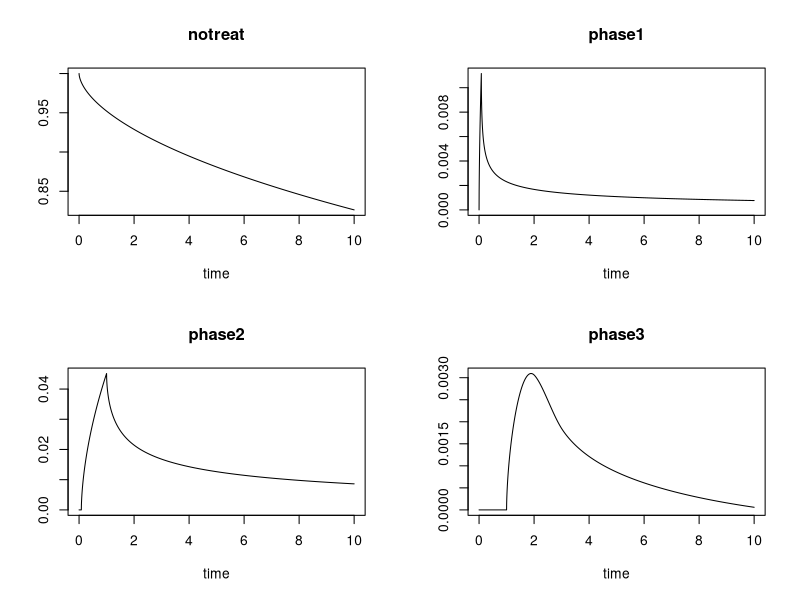
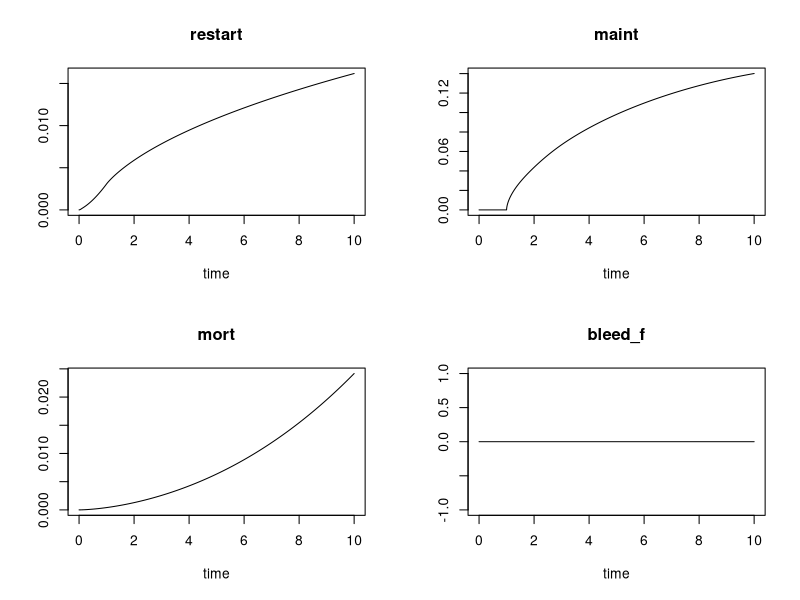

The R script that drew these images, in order:
## ---- chunk 1
knitr::opts_chunk$set(echo = TRUE)
## ---- chunk 2
library(deSolve)

###################################
# Main model parameters

risk2rate <- function(risk, range) -(log(1-risk)/range)

params = list(

    # Indication Paramters (Weibull) source: VUMC data -- file is ./reference/WCS_KM_Distribution_Generation.pdf
    Shape = 0.59,
    Scale = 60475.53,
  
    # The Stent Thrombosis Risks are drawn from a piecewise exponential with the following
    # durations and rates. These are for clopidogrel
    ST.rate.30    = risk2rate(0.0150, 30/365),  # (0.010-0.020)
    ST.rate.365   = risk2rate(0.0060, 1),  # (0.003-0.009) -- ? http://circ.ahajournals.org/content/114/20/2154
    ST.rate.gt365 = risk2rate(0.0022, 5),  # (0.001-0.003)
    ST.pr.fatal   = 0.20,  # (15-30)
    ST.pr.CABG    = 0.10,  
  
    # Myocardial Infarction: Event Rates and Relative Risks
    MI.rate    = risk2rate(0.035,5), # 0.035, #(0.013-0.097)
    MI.pr.CABG = 0.08, # (4-12)
    MI.pr.PCI  = 0.55, # (45-65)

    # Revascularization
    RV.rate.365   = risk2rate(0.10, 1),     # (0.05-0.15)
    RV.rate.gt365 = risk2rate(0.03, 5),
    RV.pr.CABG    = 0.25, # (15-35)

    # Simplified bleed risk, and fatal risk -- One drug only
    Bleed.rate      = risk2rate(0.02+0.0230+0.0015, 1), # See model-simplification, Clopidogrel wildtype
    BleedFatal.rate = risk2rate(0.0015, 1), # (0.001-0.003), Clopidogrel wildtype

    #? vRiskCABGTIMImajor = 0.022, # (0.013-0.031) 


    
    # Genomic RR adjustments -- NOT USED HERE
    # vRR.MI.LOF = 1.48, #(1.05-2.07) High Discrimination Scenario = 1.45 (1.09-1.92)
    # vRR.Mort.LOF = 1.28, #(0.95-1.73) #Not sure how to use this one
    # vRR.Bleed.LOF = 0.84, # (0.75-1.00)
  
    disc_rate = 0.03
)
## ---- chunk 3

# This take a percent rate over a timeframe and returns the
# instantaneous exponential rate
inst_rate <- function(percent, timeframe)
{
  - log(1-percent) / timeframe
}

# Estimated Vanderbilt Secular Death first 10 years See:Secular.html
drate_alpha <- 0.0940359
drate_beta  <- 0.01272623
drate <- function(t) inst_rate(drate_beta*exp(drate_alpha*t), 1)
#drate <- function(t) rep(0, length(t))

# Compute rate exposure for delay differential usage
#F_drate <- Vectorize(function(t, years) {
#  integrate(drate, lower=max(t-years, 0), upper=min(t, 100))$value
#})
F_drate <- function(t, years) drate_beta* (exp(drate_alpha*t) - exp(drate_alpha*pmax((t-years),0))) / drate_alpha
## ---- chunk 4
pci.rates <- function(params)
{
  with(params,
  {
    # MI Rate of PCI
    rate <- rep(MI.rate * MI.pr.PCI, 3)
    
    # RV
    rate <- rate + (1-RV.pr.CABG) * c(RV.rate.365, RV.rate.365, RV.rate.gt365)
    
    # ST
    fraction <- (1-ST.pr.fatal)*(1-ST.pr.CABG)

    rate + fraction*c(ST.rate.30, ST.rate.365, ST.rate.gt365)
  })
}


# Note: PCI rate is a function of therapy age (a) *not* time in simulation.
F_pci.rate <- function(a, years, params)
{
  low <- a - years
  sum(
    c(if(low > 30/365) 0 else if (a < 30/365) years else 30/365 - low,
      if(low < 30/365) {
        if(a < 1) a - 30/365 else 1 - 30/365
      } else {
        if(a < 1) max(a-low,0) else 1 - low
      },
      if(a < 1) 0 else if(low < 1) a-1 else a-low
     ) * pci.rates(params)
  )
}
## ---- chunk 5
cabg.rates <- function(params)
{
  with(params,
  {
    # MI Rate of CABG
    rate <- rep(MI.rate * MI.pr.CABG, 3)
    
    # RV
    rate <- rate + RV.pr.CABG * c(RV.rate.365, RV.rate.365, RV.rate.gt365)
    
    # ST
    fraction <- (1-ST.pr.fatal)*(ST.pr.CABG)

    rate + fraction*c(ST.rate.30, ST.rate.365, ST.rate.gt365)
  })
}

F_cabg.rate <- function(a, years, params)
{
  low <- a - years
  sum(
    c(if(low > 30/365) 0 else if (a < 30/365) years else 30/365 - low,
      if(low < 30/365) {
        if(a < 1) a - 30/365 else 1 - 30/365
      } else {
        if(a < 1) max(a-low,0) else 1 - low
      },
      if(a < 1) 0 else if(low < 1) a-1 else a-low
     ) * cabg.rates(params)
  )
}
## ---- chunk 6
###################################
# Numerical Delay Differential Equation
Clopidogrel <- function(t, y, params)
{
  with(as.list(c(y, params)), {

    r_d <- drate(t)
    fb  <- 0 # BleedFatal.rate # Fatal bleed rate for first 1st year only
    
    # Start of therapy Weibull rate
    # Start of therapy Weibull rate
    scale <- Scale/365
    shape <- Shape
    incoming <- if (t <= 0)     0 else notreat*shape * t^(shape - 1) / scale^shape
    
    pci.r <- pci.rates(params)
    
    # Fatal bleed loss

    # Starting 2nd phase of therapy after 1st month (minus mortality of those who started)
    start2   <- if (t < 30/365) 0 else lagderiv(t-30/365, 2)*exp(-F_drate(t,  30/365))*exp(-fb*30/365)
    # Available at end of 12 months of therapy (phase1+phase2) minus mortality
    avail3   <- if (t < 1)      0 else lagderiv(t-335/365,3)*exp(-F_drate(t, 335/365))*exp(-fb*335/365)
    # Those that finished therapy (minus PCI for last year)
    finish   <- avail3*exp(-F_pci.rate(1, 1, params))
    # Those that restart and continue therapy due to PCi
    start3   <- avail3 - finish

    # Those that finished 2nd (restarted) therapy, didn't die or have a fatal bleed in first year
    #fb.loss  <- -fb*if(abs(t-1) < 1) 1-abs(t-1) else 
    finish2 <- if(t<=1) 0 else integrate(Vectorize(function(a){
          lagderiv(a, 4)  # *exp(-F_drate(a, 1))
        }),
        lower=max(0, t-2),
        upper=t-1
      )$value 

    list(c(
            notreat = -incoming,
            p1entry = incoming,
            p2entry = start2,
            # Not quite ready to deal with restarts from phase3
            # Subtract out chances of death here is faster than in computing those that finish
            restart = sum(pci.r*c(phase1,phase2,phase3))*exp(-F_drate(t+1, 1)),
            phase1  = incoming - start2  - (fb+r_d)*phase1,
            phase2  = start2   - avail3  - (fb+r_d)*phase2,
            phase3  = start3   - finish2 - r_d*phase3,
            maint   = finish   + finish2 - r_d*maint,
            mort    = r_d*(phase1+phase2+phase3+maint) + fb*(phase1+phase2),
            bleed_f = fb*(phase1+phase2),
            disc    = -disc_rate*disc            # Simple discount rate
          )
    )
  })
}
## ---- chunk 7

yinit <- c(notreat=1, p1entry=0, p2entry=0,
           restart=0, phase1=0,  phase2=0,
           phase3=0,  maint=0,   mort=0,
           bleed_f=0,
           disc=1)
# units of years, increments of days
times <- seq(0, 10, by=1/365)

# Run the simulation
system.time(out <- dede(yinit, times, Clopidogrel, params))

# Check sensibility, i.e. all occupancy buckets sum to 1
# If this sums to 1 then no individual was created or lost in the model
all(abs(rowSums(out[,c('notreat','phase1','phase2', 'phase3', 'maint', 'mort')]) - 1) < 1e-8)
## ---- chunk 8
x <- out[,c("time", "notreat", "phase1", "phase2", "phase3")]
class(x) <- c("deSolve", "matrix")
plot(x)
## ---- chunk 9
x <- out[,c("time", "restart", "maint", "mort", "bleed_f")]
class(x) <- c("deSolve", "matrix")
plot(x)
